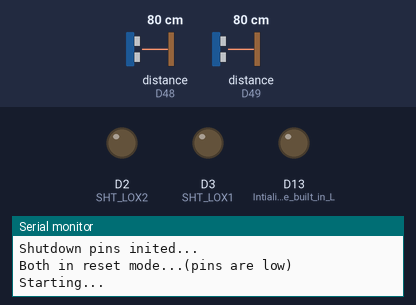
Simulated run of this sketch. Board: Arduino Nano 33 IoT. Parts: output pins drawn as LEDs (lit = HIGH), the last lines printed to the serial monitor. The inputs (shaded band) are chosen by the test bench; at power-on: distance to the obstacle (sensors on D48, D49) 80 cm. Random numbers use the default seed unless the sketch sets one; nothing arrives over Bluetooth unless stated; a phone connects over Bluetooth LE 3 s after start.

Above: at 0.01 s.
At 3.09 s:
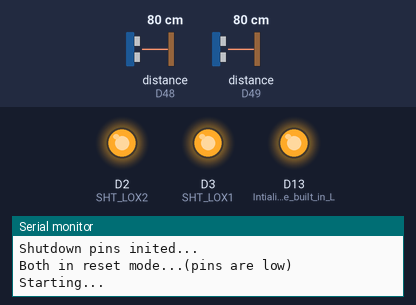
At 4.0 s:
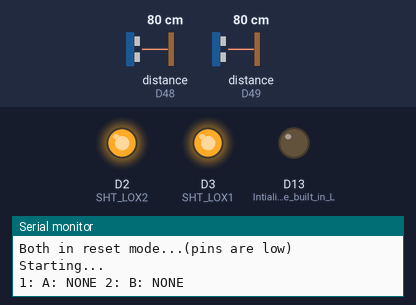
4.1 s: distance to the obstacle (sensor on D48) set to 2 cm
6.7 s: distance to the obstacle (sensor on D49) set to 2 cm
9.7 s: distance to the obstacle (sensor on D48) set to 120 cm
12.7 s: distance to the obstacle (sensor on D49) set to 250 cm
Timing chart, 0 to 15.7 s (numbered marks = the images above; inputs shaded):
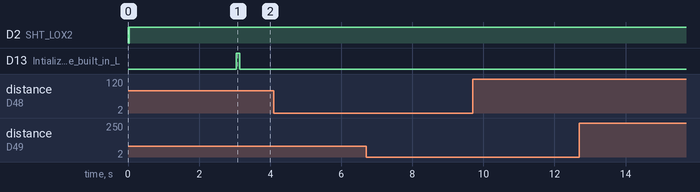

The sketch:

code.ino.ino
```cpp
#include "Adafruit_VL53L0X.h"
#include <ArduinoBLE.h>

#define SENSOR_UPDATE_INTERVALL 1000  //notify change to the app every 5 seconds

int aleatorio = 0; //inizializza stato abito
String misura1 = "0"; //inizializza stato sensorA
String misura2 = "0"; //inizializza stato sensorB
String Level_String;  // simulazione codice RFID
int sensorValueA = 0;
int sensorValueB = 0;
unsigned long timeSensorA = 0;
unsigned long timeSensorB = 0;
int count = 0;
int personDetected = false;
#define DISTANCE_THRESHOLD 700 // Distanza sotto la quale viene attivato il sensore ed indicato il passaggio della persona.
unsigned long lastNotify = 0;
unsigned long TRIGGER_DELAY_MS = 100;

//BLE.setAdvertisedService( Antenna_RFID );  Name of service
BLEService Antenna_RFID( "1101" ); //Declare service for Antenna_RFID
BLEStringCharacteristic dressValuesChar( "2101", BLERead | BLENotify, 100 ); // Dress value: 0 NO Tags; 1-6 = tag value
BLEStringCharacteristic statusValuesChar( "3101", BLERead | BLENotify, 100 ); // sensorA status: 0 = NOBODY; 1 = PEOPLE
BLEStringCharacteristic statusValuesChar2( "4101", BLERead | BLENotify, 100 ); // sensorB status: 0 = NOBODY; 1 = PEOPLE
BLEStringCharacteristic roomPeopleValuesChar( "5101", BLERead | BLENotify, 100 ); // Person room direction : 0 = Leave Room; 1 = Enter in room

// address we will assign if dual sensor is present
#define LOX1_ADDRESS 0x30
#define LOX2_ADDRESS 0x31

// set the pins to shutdown
#define SHT_LOX1 3
#define SHT_LOX2 2

#define STX   2
#define ETX   3

#define MAX_LEN_RX_RFID 30


char RxRFID_Buffer[MAX_LEN_RX_RFID];
int iRXBuffer = 0;


// objects for the vl53l0x
Adafruit_VL53L0X lox1 = Adafruit_VL53L0X();
Adafruit_VL53L0X lox2 = Adafruit_VL53L0X();

// this holds the measurement
VL53L0X_RangingMeasurementData_t measure1;
VL53L0X_RangingMeasurementData_t measure2;

/*
    Reset all sensors by setting all of their XSHUT pins low for delay(10), then set all XSHUT high to bring out of reset
    Keep sensor #1 awake by keeping XSHUT pin high
    Put all other sensors into shutdown by pulling XSHUT pins low
    Initialize sensor #1 with lox.begin(new_i2c_address) Pick any number but 0x29 and it must be under 0x7F. Going with 0x30 to 0x3F is probably OK.
    Keep sensor #1 awake, and now bring sensor #2 out of reset by setting its XSHUT pin high.
    Initialize sensor #2 with lox.begin(new_i2c_address) Pick any number but 0x29 and whatever you set the first sensor to
*/
void setID() {
  // all reset
  digitalWrite(SHT_LOX1, LOW);
  digitalWrite(SHT_LOX2, LOW);
  delay(10);
  // all unreset
  digitalWrite(SHT_LOX1, HIGH);
  digitalWrite(SHT_LOX2, HIGH);
  delay(10);

  // activating LOX1 and resetting LOX2
  digitalWrite(SHT_LOX1, HIGH);
  digitalWrite(SHT_LOX2, LOW);

  // initing LOX1
  if (!lox1.begin(LOX1_ADDRESS)) {
    Serial.println(F("Failed to boot first VL53L0X"));
    //while(1);
  }
  delay(10);

  // activating LOX2
  digitalWrite(SHT_LOX2, HIGH);
  delay(10);

  //initing LOX2
  if (!lox2.begin(LOX2_ADDRESS)) {
    Serial.println(F("Failed to boot second VL53L0X"));
    //while(1);
  }
}

void read_dual_sensors() {

  lox1.rangingTest(&measure1, false); // pass in 'true' to get debug data printout!
  lox2.rangingTest(&measure2, false); // pass in 'true' to get debug data printout!

  // print sensor one reading
  Serial.print(F("1: "));
  if (measure1.RangeStatus != 4) {    // if not out of range
    sensorValueA = measure1.RangeMilliMeter; // set dinstance triggered in millimeters
    if (sensorValueA < DISTANCE_THRESHOLD) {
      misura1 = "A: " + String(sensorValueA) + " " + String(millis());
    } else {
      misura1 = "A: NONE";
    }
    //    Serial.print(sensorValueA);
    Serial.print(misura1);
  } else {
    //    sensorValueA = 20000;
    misura1 = "A: NONE";
    Serial.print(misura1);
  }

  Serial.print(F(" "));


  // print sensor two reading
  Serial.print(F("2: "));
  if (measure2.RangeStatus != 4) {    // if not out of range
    if (measure2.RangeMilliMeter == 0) {
      measure2.RangeMilliMeter = 20000;
    }
    sensorValueB = measure2.RangeMilliMeter; // set dinstance triggered in millimeters
    if (sensorValueB < DISTANCE_THRESHOLD) {
      misura2 = "B: " + String(sensorValueB) + " " + String(millis());
    } else {
      misura2 = "B: NONE";

    }
    //    Serial.print(sensorValueB);
    Serial.print(misura2);
  } else {
    //    sensorValueB = 20000;
    misura2 = "B: NONE";
    Serial.print(F("20000"));
  }


  Serial.println();
}

void setup()
{
  Serial.begin(9600);
  Serial1.begin(9600);

  // wait until serial port opens for native USB devices
  //  while (! Serial) { delay(1); }
  while (! Serial1) {
    delay(1);
  }

  pinMode(SHT_LOX1, OUTPUT);
  pinMode(SHT_LOX2, OUTPUT);

  Serial.println(F("Shutdown pins inited..."));

  digitalWrite(SHT_LOX1, LOW);
  digitalWrite(SHT_LOX2, LOW);

  Serial.println(F("Both in reset mode...(pins are low)"));


  Serial.println(F("Starting..."));
  setID();

  pinMode( LED_BUILTIN, OUTPUT ); //Intializes the built in LED to indicate when a central device has connected

  if ( !BLE.begin() )
  {
    //   Serial.println( "BLE failed" );
    while ( 1 );
  }

  BLE.setLocalName( "Antenna_RFID" );
  BLE.setAdvertisedService( Antenna_RFID );
  Antenna_RFID.addCharacteristic( dressValuesChar ); //Adds the dress value characteristics  0 NO Tags; 1-6 = tag value output from RFID Reader
  Antenna_RFID.addCharacteristic( statusValuesChar ); //Adds the Lidar A Status characteristics
  Antenna_RFID.addCharacteristic( statusValuesChar2 ); //Adds the Lidar B Status characteristics
  Antenna_RFID.addCharacteristic( roomPeopleValuesChar ); //Adds the count of people in room characteristics
  BLE.addService( Antenna_RFID );                                   //Adds the Antenna_RFID service
  BLE.setAppearance(384);                      // BLE_APPEARANCE_Antenna_RFID
  BLE.advertise();                                      //Starts advertising the peripheral device over bluetooth
  // Serial.println( "Waiting for connection.." );
  // PIR setup
  Serial.begin(9600);            //initializa al comunicazione seriale a 9600 bps
  // pinMode(pirPin, INPUT);        //imposta pirPin come INPUT

  // digitalWrite(pirPin, LOW);     //per default, nessun movimento

}


//
// Ricezione da ANTENNA SERIALE-1 Record RFID
//  <STX>["4000000000"]<CR> <LF> <ETX>
//
bool RFID_RX_Message()
{
  char rx;
  bool Cret = false;

  if (Serial1.available() > 0)
  {
    rx = Serial1.read();
    switch (rx)
    {
      case STX:
        iRXBuffer = 0;
        Cret = false;
        break;

      case ETX:
        Cret = true;
        break;

      default:
        break;
    }

    RxRFID_Buffer[iRXBuffer++] = rx;

    if (Cret)
      RxRFID_Buffer[iRXBuffer] = '\0';      // terminatore

    if (iRXBuffer > MAX_LEN_RX_RFID)
      iRXBuffer = 0;
  }
  return Cret;
}
void loop()
{
  static unsigned long previousMillis = 0;

  BLEDevice central = BLE.central();                    //Waits for BLE Central device to connect


  if ( central )
  {
    //    Serial.print( "Connected to central: " );
    //    Serial.println( central.address() );
    digitalWrite( LED_BUILTIN, HIGH );                  //Turn on peripheral LED to indicate valid connection with Central Device
    delay(100);
    digitalWrite( LED_BUILTIN, LOW );

    while ( central.connected() )                       //While the Peripheral Device is connected to the Central Device
    {
      // gestione codice ricevuto in RxRFID_Buffer verso il BT formato <STX>["4000000000"]<CR> <LF> <ETX>
      if (RFID_RX_Message())
      {
        Serial.print("RX RFID : ");
        Serial.print((char*) RxRFID_Buffer);
      }

      unsigned long currentMillis = millis();

      if ( currentMillis - previousMillis > SENSOR_UPDATE_INTERVALL )
      {
        previousMillis = currentMillis;
        int aleatorio = random(0, 6); // Crea un numero aleatorio da 0 a 6.
        //       updateValues();
        Level_String = String(aleatorio);
        dressValuesChar.writeValue( RxRFID_Buffer );
        //        misura1 = String(measure1.RangeMilliMeter);
        read_dual_sensors();
        statusValuesChar.writeValue( misura1);  //Notifica stato PIR : 0 = no presence 1 = Presence
        //        statusValuesChar.writeValue( Status_String );  //Notifca stato PIR : 0 = no presence 1 = Presence
        //       misura2 = String(measure2.RangeMilliMeter);
        statusValuesChar2.writeValue( misura2);  //Notifica stato PIR : 0 = no presence 1 = Presence

        //    insert logic here

        if (!personDetected) {
          // Check if person is entering the room
          if (measure1.RangeMilliMeter < DISTANCE_THRESHOLD) {
            if (millis() - lastNotify >= TRIGGER_DELAY_MS) {
                personDetected = personDetected;
                // Trigger action for person entering the room
              lastNotify = millis();
            }
          }
        } else {
          // Check if person is leaving the room
          if (measure2.RangeMilliMeter < DISTANCE_THRESHOLD) {
            if (millis() - lastNotify >= TRIGGER_DELAY_MS) {
              personDetected = -1;
              // Trigger action for person leaving the room
              lastNotify = millis();
            }
          }
        }
        roomPeopleValuesChar.writeValue( String(personDetected));  //Notifica stato presenza: 1=è entrata una persona, -1= è uscita una persona


        // Limit of internal loop


      }
    }
  }

  digitalWrite( LED_BUILTIN, LOW );
  //  Serial.print( "Disconnected from central: " );
  //  Serial.println( central.address() );
}
```
